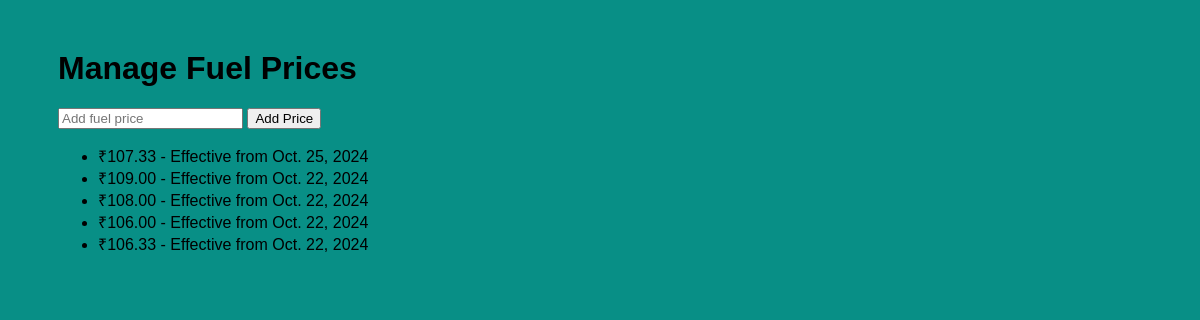
The app's page /custom_admin/manage_fuel_price/ (signed in), older data.
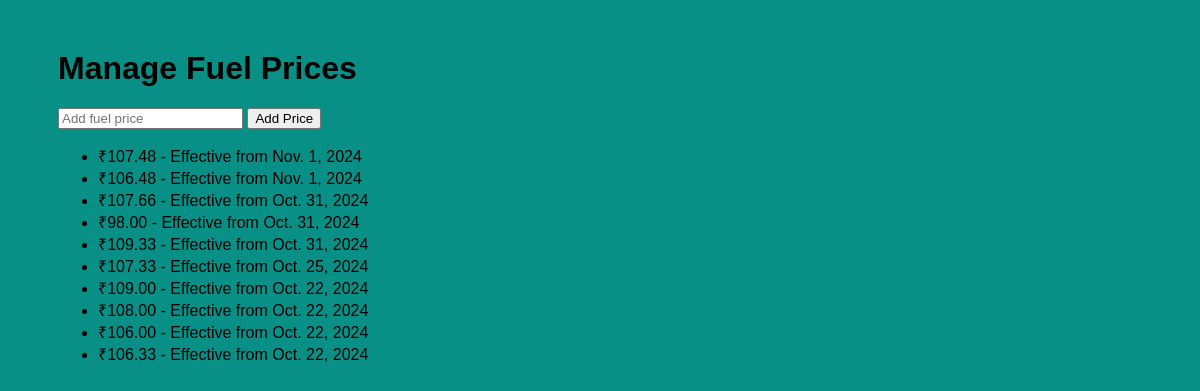
The same page, newer data.
### calculator/models.py (models this page shows, shortened)
class FuelPrice(models.Model):
    price = models.DecimalField(max_digits=10, decimal_places=2)
    effective_date = models.DateField(auto_now_add=True)

### custom_admin/views.py (the view)
# urls.py: path('manage_fuel_price/', views.manage_fuel_price, name='manage_fuel_price'),
@user_passes_test(admin_only)
def manage_fuel_price(request):
    fuel_prices = FuelPrice.objects.all().order_by('-id')
    fuel_data = FuelPrice.objects.all().order_by('effective_date')
    history_data = json.dumps({
        "dates": [fp.effective_date.strftime('%Y-%m-%d') for fp in fuel_data],
        "prices": [float(fp.price) for fp in fuel_data],
    })
    return render(request, 'custom_admin/manage_fuel_price.html', {'fuel_prices': fuel_prices,'history_data':history_data})

### custom_admin/views.py (called while the page is built)
def admin_only(user):
    return user.is_superuser

### custom_admin/templates/custom_admin/manage_fuel_price.html (shortened to what this page needs)
<!DOCTYPE html>
<html lang="en">
<head>
</head>
<body>
    <div class="container">
        <h1>Manage Fuel Prices</h1>
        <form method="post" action="{% url 'custom_admin:add_fuel_price' %}">
            <input type="number" name="price" step="0.01" placeholder="Add fuel price">
            <button type="submit">Add Price</button>
        </form>
        <ul>
            {% for fuel_price in fuel_prices %}
            <li>₹{{ fuel_price.price }} - Effective from {{ fuel_price.effective_date }}</li>
            {% endfor %}
        </ul>
    </div>
</body>
</html>

Row changes from the older to the newer data that the page shows:
added FuelPrice: price "107.48", effective_date "Nov. 1, 2024"
added FuelPrice: price "106.48", effective_date "Nov. 1, 2024"
added FuelPrice: price "107.66", effective_date "Oct. 31, 2024"
added FuelPrice: price "98.00", effective_date "Oct. 31, 2024"
added FuelPrice: price "109.33", effective_date "Oct. 31, 2024"
